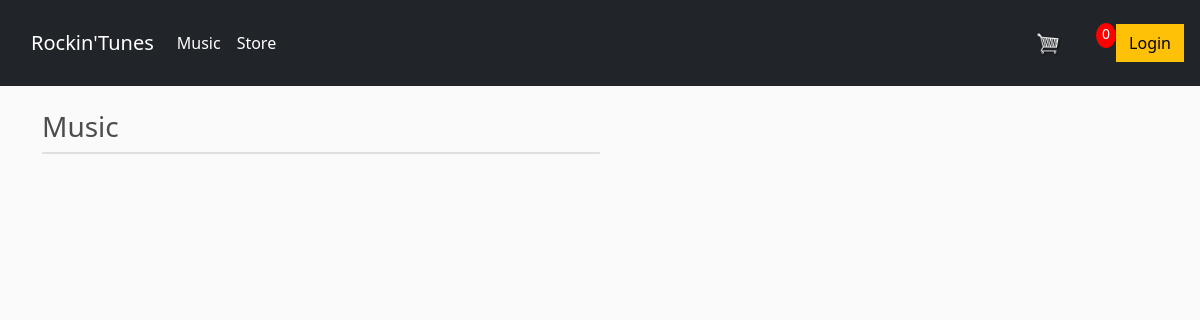
/music/, run on an earlier commit of the app's database.
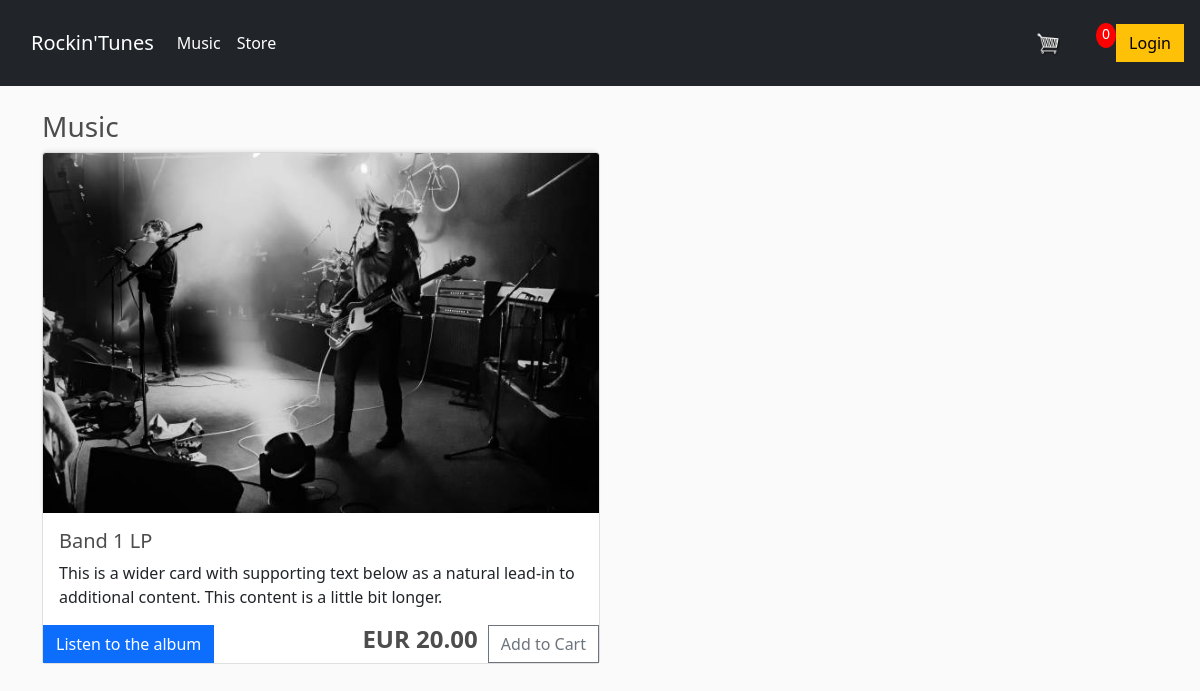
And on a later commit of the database.
### store/models.py (models this page shows, shortened)
class AlbumProduct(models.Model):
    name = models.CharField(max_length=200, null=True)
    price = models.DecimalField(max_digits=10, decimal_places=2)
    digital = models.BooleanField(default=True, null=True, blank=False)
    image = models.ImageField(null=True, blank=True, upload_to='images')
    audio = models.FileField(default=True, upload_to='audio')
    @property
    def imageURL(self):
        try:
            url = self.image.url
        except:
            url = ''
        return url
    @property
    def audioURL(self):
        try:
            url = self.audio.url
        except:
            url = ''
        return url

### store/views.py (the view)
# urls.py: path('music/', views.music, name='music'),
def music(request):
    if request.user.is_authenticated:
        customer = request.user.customer
        order, created = Order.objects.get_or_create(customer=customer, complete=False)
        items = order.orderitem_set.all()
        cartItems = order.get_cart_items
    else:
        cookieData = cookieCart(request)
        cartItems = cookieData['cartItems']
    albumProducts = AlbumProduct.objects.all()
    context = {'albumProducts': albumProducts, 'cartItems': cartItems}
    return render(request, 'store/music.html', context)

### store/utils.py (called while the page is built, shortened)
def cookieCart(request):
    try:
        cart = json.loads(request.COOKIES['cart'])
    except:
        cart = {}
    print('Cart:', cart)
    items = []
    order = {'get_cart_total': 0, 'get_cart_items': 0, 'shipping': False}
    cartItems = order['get_cart_items']
    return {'cartItems': cartItems, 'order': order, 'items': items}

### store/templates/store/music.html (shortened to what this page needs)
{% extends 'store/main.html' %}
{% load static %}
{% block content %}
<h3>Music</h3>
    <div class="card mb-3" style="width: 50%">
        {% for albumProduct in albumProducts %}
        <img class="card-img-top" style="width: 100%; height: 360px" src="{{albumProduct.imageURL}}" alt="Card image cap">
        <div class="card-body">
            <h5 class="card-title">{{albumProduct.name}}</h5>
            <p class="card-text">This is a wider card with supporting text below as a natural lead-in to additional content. This content is a little bit longer.</p>
        </div>
        <div>
            <button class="btn btn-primary" type="button" data-toggle="collapse" data-target="#collapseExample" aria-expanded="false" aria-controls="collapseExample">
                Listen to the album
            </button>
            <button style="display: inline-block; float: right; margin-left: 10px" data-product={{albumProduct.id}} data-action="add" class="btn btn-outline-secondary add-btn update-cart card-btn">
                Add to Cart
            </button>
            <h4 style="display: inline-block; float: right"><strong>EUR {{albumProduct.price|floatformat:2}}</strong></h4>
        </div>
        {% endfor %}
    </div>
{% endblock content %}

What changed in the data, as far as the page shows it:
added AlbumProduct: imageURL (picture), name "Band 1 LP", price "20.00"
